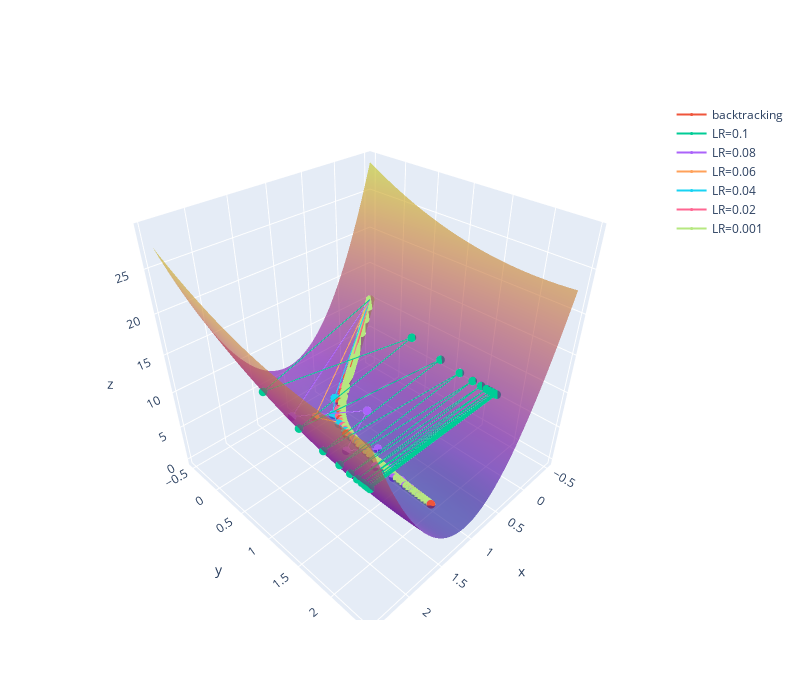

Here is the notebook cell this chart was saved with:
### Markdown cell above
We are going to plot the error and, since it's only a bivariate funciton, plot it in 3d in an animated figure

### Code cell
plt.figure()
plt.yscale("log")
plt.xscale("log")
legend=['backtracking','LR=0.1','LR=0.08','LR=0.06','LR=0.04','LR=0.02','LR=0.001']

for i in range(len(x_tot)):
    plt.plot(f_tot[i])
plt.legend(legend)

try:
    X, Y = np.mgrid[-0.5:2.5:0.05, -0.5:2.5:0.05]

    x_=np.reshape(X,(-1,))                           # calculate the funcion in some points to plot the surface
    y_=np.reshape(Y,(-1,))
    Z=[f([x_[i],y_[i]]) for i in range(len(x_)) ]
    Z=np.reshape(Z,X.shape)


    fig = go.Figure()

    fig.add_surface(    # add the surface of the function
            x=X,
            y=Y,
            z=Z, 
            opacity=0.6,
            showscale=False
            ),


    for i in range(len(x_tot)):
        fig.add_scatter3d(          # add the lines of the runs
                x=x_tot[i][:,0], 
                y=x_tot[i][:,1], 
                z=f_tot[i], 
                marker= dict(size=3, ),
                name=legend[i]),
        
    fig.update_layout(          # increase size of the output
            autosize=False,
            width=800,
            height=700)

    fig.show()

finally:
    pass
